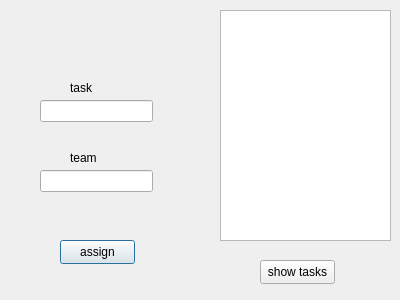
<?xml version="1.0" encoding="UTF-8"?>
<ui version="4.0">
 <class>Dialog_assign_task_to_team</class>
 <widget class="QDialog" name="Dialog_assign_task_to_team">
  <property name="geometry">
   <rect>
    <x>0</x>
    <y>0</y>
    <width>400</width>
    <height>300</height>
   </rect>
  </property>
  <property name="windowTitle">
   <string>Dialog</string>
  </property>
  <widget class="QListWidget" name="list">
   <property name="geometry">
    <rect>
     <x>220</x>
     <y>10</y>
     <width>171</width>
     <height>231</height>
    </rect>
   </property>
  </widget>
  <widget class="QLineEdit" name="tasks_input">
   <property name="geometry">
    <rect>
     <x>40</x>
     <y>100</y>
     <width>113</width>
     <height>22</height>
    </rect>
   </property>
  </widget>
  <widget class="QLineEdit" name="team_input">
   <property name="geometry">
    <rect>
     <x>40</x>
     <y>170</y>
     <width>113</width>
     <height>22</height>
    </rect>
   </property>
  </widget>
  <widget class="QLabel" name="label">
   <property name="geometry">
    <rect>
     <x>70</x>
     <y>150</y>
     <width>49</width>
     <height>16</height>
    </rect>
   </property>
   <property name="text">
    <string>team</string>
   </property>
  </widget>
  <widget class="QLabel" name="label_2">
   <property name="geometry">
    <rect>
     <x>70</x>
     <y>80</y>
     <width>49</width>
     <height>16</height>
    </rect>
   </property>
   <property name="text">
    <string>task</string>
   </property>
  </widget>
  <widget class="QPushButton" name="assign_tasks_to_team">
   <property name="geometry">
    <rect>
     <x>60</x>
     <y>240</y>
     <width>75</width>
     <height>24</height>
    </rect>
   </property>
   <property name="text">
    <string>assign</string>
   </property>
  </widget>
  <widget class="QPushButton" name="show_tasks">
   <property name="geometry">
    <rect>
     <x>260</x>
     <y>260</y>
     <width>75</width>
     <height>24</height>
    </rect>
   </property>
   <property name="text">
    <string>show tasks</string>
   </property>
  </widget>
 </widget>
 <resources/>
 <connections/>
</ui>
